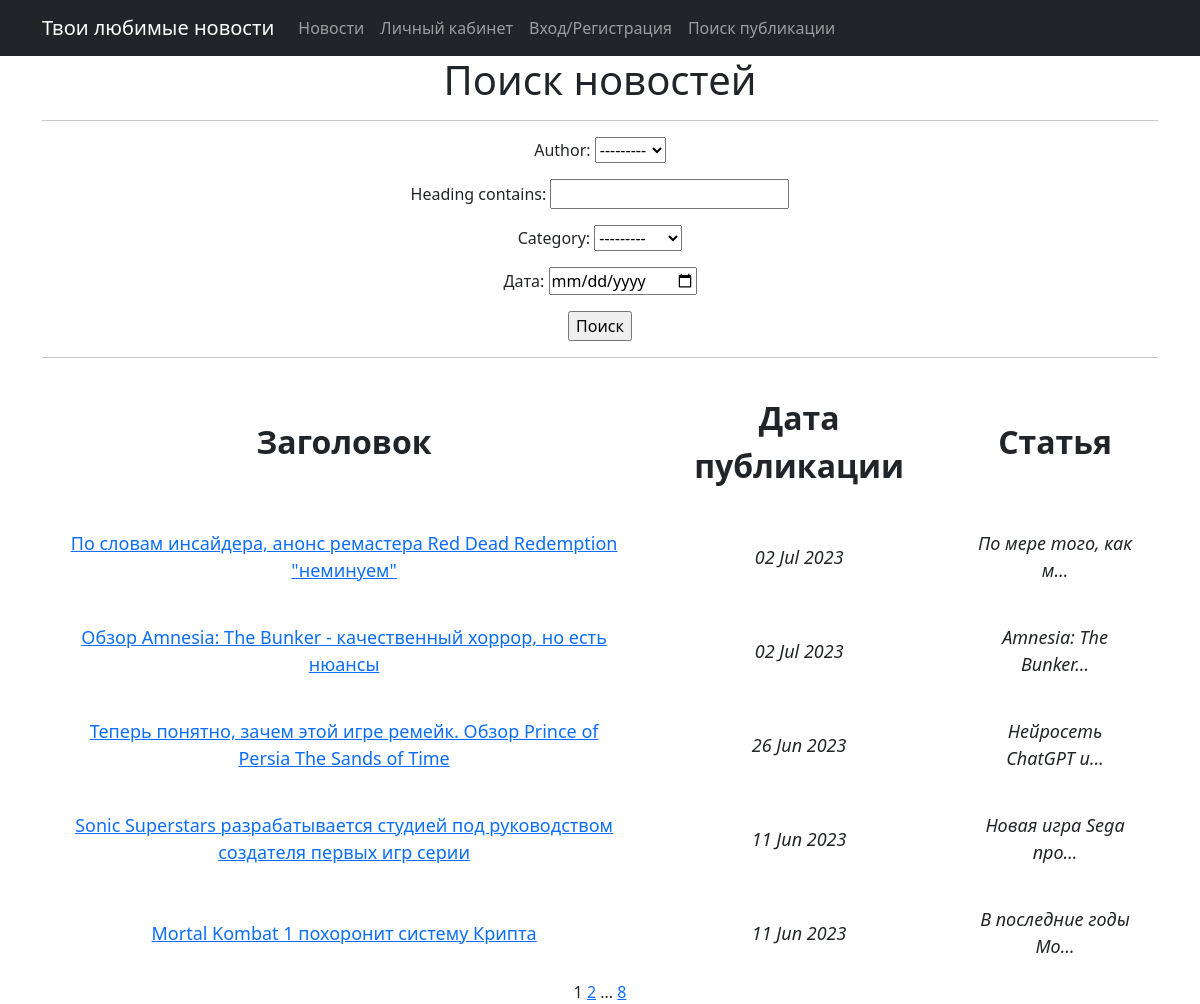
The page /search/ on the database as committed earlier.
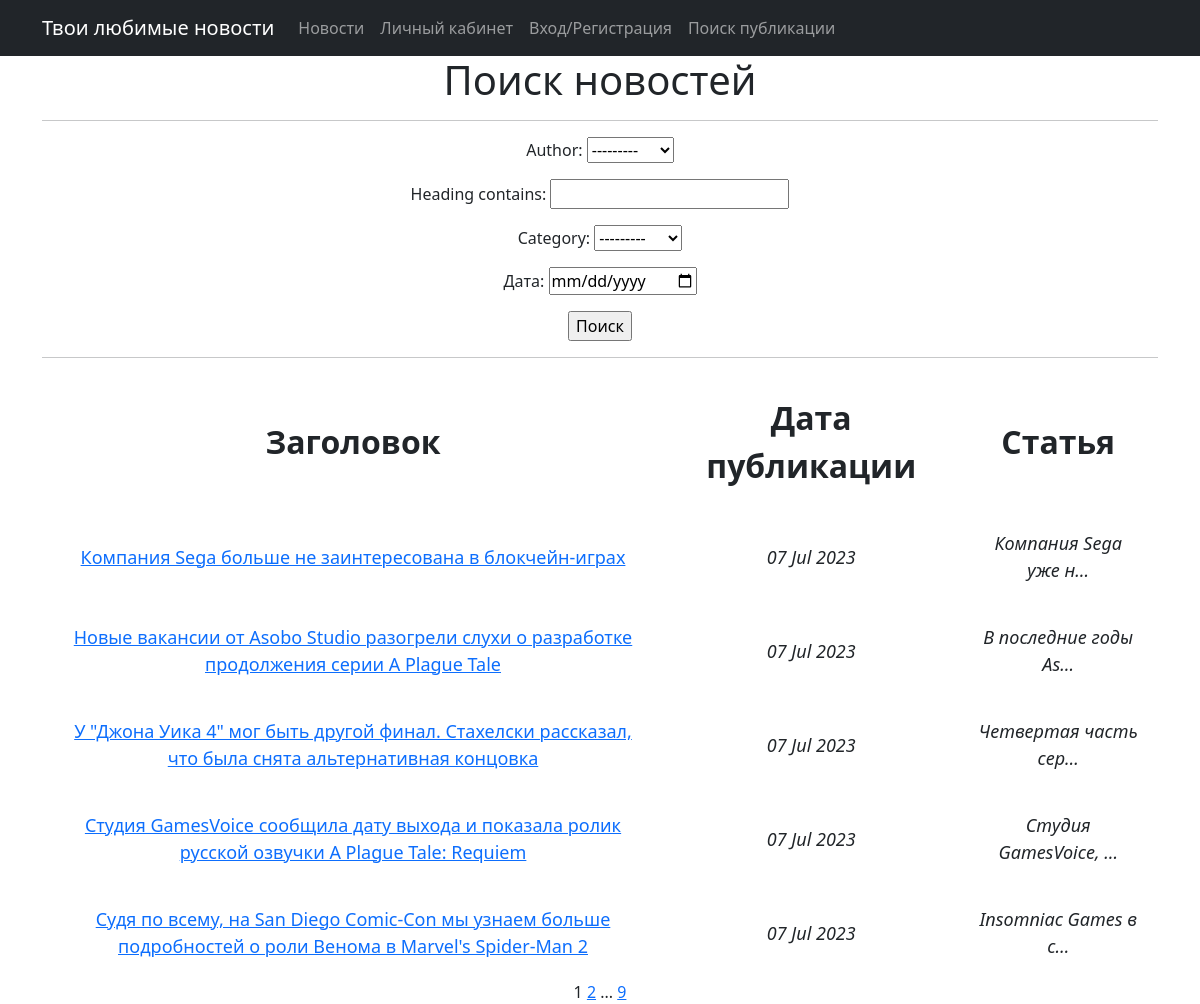
The same page on the database as committed later.
### News/models.py (models this page shows, shortened)
class Post(models.Model):
    objects = None
    author = models.ForeignKey(Author, on_delete=models.CASCADE)
    category = models.CharField(max_length=20, choices=CATEGORY_NEWS, default=ARTICLE)
    datetime = models.DateTimeField(auto_now_add=True)
    dopCategory = models.ManyToManyField(Category, through='PostCategory')
    heading = models.CharField(max_length=128)
    text = models.TextField()
    rating = models.SmallIntegerField(default=0)
    def get_absolute_url(self):
        return reverse('post_detail', args=[str(self.id)])

### News/views.py (the view)
# urls.py: path('search/', PostSearch.as_view(), name='post_search'),
class PostSearch(ListView):
    model = Post
    ordering = '-datetime'
    template_name = 'post_search.html'
    context_object_name = 'news'
    paginate_by = 5
    def get_queryset(self):
        queryset = super().get_queryset()
        self.filterset = PostFilter(self.request.GET, queryset)
        return self.filterset.qs
    def get_context_data(self, **kwargs):
        context = super().get_context_data(**kwargs)
        context['filterset'] = self.filterset
        return context

### News/models.py (called while the page is built)
    def __str__(self):
        return f"{self.user}"

### News/templatetags/custom_filters.py (called while the page is built)
@register.filter(name='censor')
def censor(value):
    for word in bad_words:
        value = value.replace(word, word[0:1] + '*' * len(word))
    return value

@register.simple_tag(takes_context=True)
def url_replace(context, **kwargs):
    d = context['request'].GET.copy()
    for k, v in kwargs.items():
        d[k] = v
    return d.urlencode()

### templates/post_search.html (shortened to what this page needs)
{% extends 'flatpages/default.html' %}
{% load custom_filters %}
{% block content %}
<h1>Поиск новостей</h1>
<hr>
<form action="" method="get">
        {{ filterset.form.as_p }}
        <input type="submit" value="Поиск" />
    </form>
    <hr>
    {% if news %}
        <table align="center" cellpadding="20" width="100%">
            <tr>
                <td><strong><font size="6">Заголовок</font></strong></td>
                <td><strong><font size="6">Дата публикации</font></strong></td>
                <td><strong><font size="6">Статья</font></strong></td>
            </tr>
            {% for post in news %}
            <tr>
                <td>
                    <a href="{{ link }}{{ post.get_absolute_url }}">
                        <font size="4">{{ post.heading|censor }}</font>
                    </a>
                </td>
                <td><font size="4"><em>{{ post.datetime|date:'d M Y' }}</em></font></td>
                <td><font size="4"><em>{{ post.text|truncatechars:20|censor }}</em></font></td>
            </tr>
            {% endfor %}
        </table>
    {% else %}
        <h2> Такой статьи или новости нет. </h2>
    {% endif %}
    {{ page_obj.number }}
    {% if page_obj.has_next %}
        <a href="?{% url_replace page=page_obj.next_page_number %}">{{ page_obj.next_page_number }}</a>
        {% if paginator.num_pages != page_obj.next_page_number %}
            ...
            <a href="?{% url_replace page=page_obj.paginator.num_pages %}">{{ page_obj.paginator.num_pages }}</a>
        {% endif %}
    {% endif %}
{% endblock content %}

Rows that differ between the two databases and show on the page:
no longer on this page (row unchanged): Post: heading|censor "По словам инсайдера, анонс ремастера Red Dead Redemption \"неминуем\"", datetime "02 Jul 2023", text|censor "По мере того, как м…"
no longer on this page (row unchanged): Post: heading|censor "Обзор Amnesia: The Bunker - качественный хоррор, но есть нюансы", datetime "02 Jul 2023", text|censor "Amnesia: The Bunker…"
no longer on this page (row unchanged): Post: heading|censor "Теперь понятно, зачем этой игре ремейк. Обзор Prince of Persia The Sands of Time", datetime "26 Jun 2023", text|censor "Нейросеть ChatGPT и…"
no longer on this page (row unchanged): Post: heading|censor "Sonic Superstars разрабатывается студией под руководством создателя первых игр серии", datetime "11 Jun 2023", text|censor "Новая игра Sega про…"
no longer on this page (row unchanged): Post: heading|censor "Mortal Kombat 1 похоронит систему Крипта", datetime "11 Jun 2023", text|censor "В последние годы Mo…"
added Post: heading|censor "Компания Sega больше не заинтересована в блокчейн-играх", datetime "07 Jul 2023", text|censor "Компания Sega уже н…"
added Post: heading|censor "Новые вакансии от Asobo Studio разогрели слухи о разработке продолжения серии A Plague Tale", datetime "07 Jul 2023", text|censor "В последние годы As…"
added Post: heading|censor "У \"Джона Уика 4\" мог быть другой финал. Стахелски рассказал, что была снята альтернативная концовка", datetime "07 Jul 2023", text|censor "Четвертая часть сер…"
added Post: heading|censor "Студия GamesVoice сообщила дату выхода и показала ролик русской озвучки A Plague Tale: Requiem", datetime "07 Jul 2023", text|censor "Студия GamesVoice, …"
added Post: heading|censor "Судя по всему, на San Diego Comic-Con мы узнаем больше подробностей о роли Венома в Marvel's Spider-Man 2", datetime "07 Jul 2023", text|censor "Insomniac Games в с…"
Other text that changed with them:
{{ page_obj.paginator.num_pages }}: "8" → "9"
